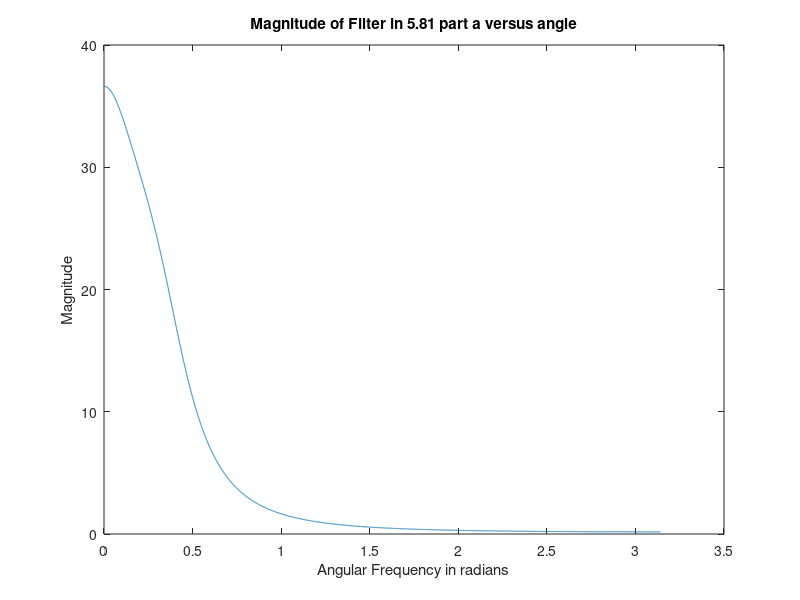
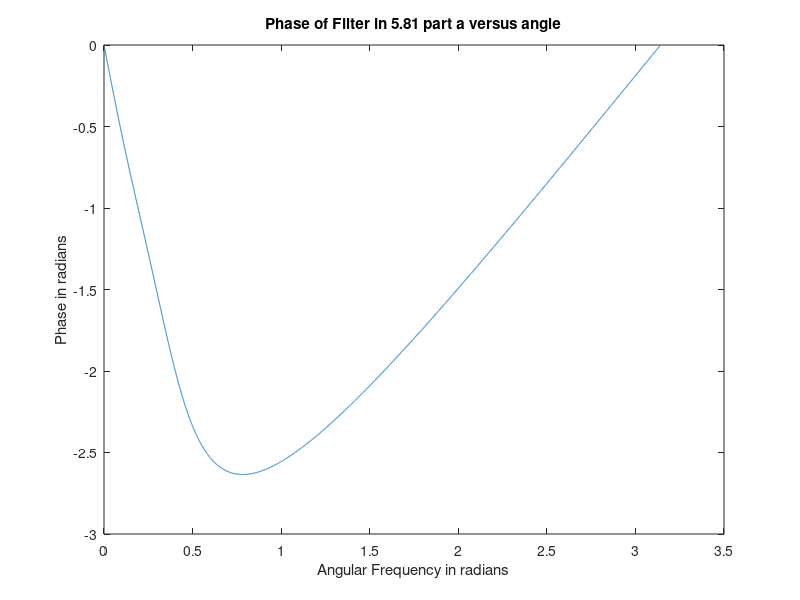
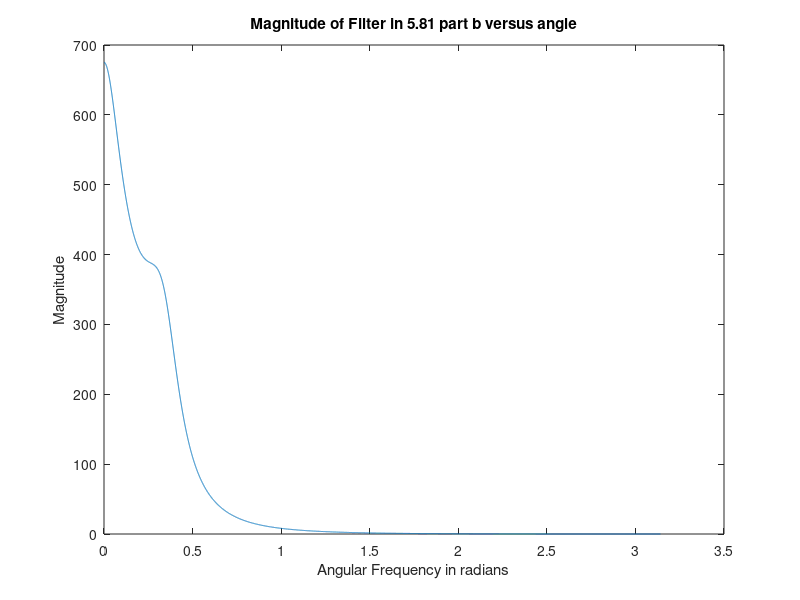
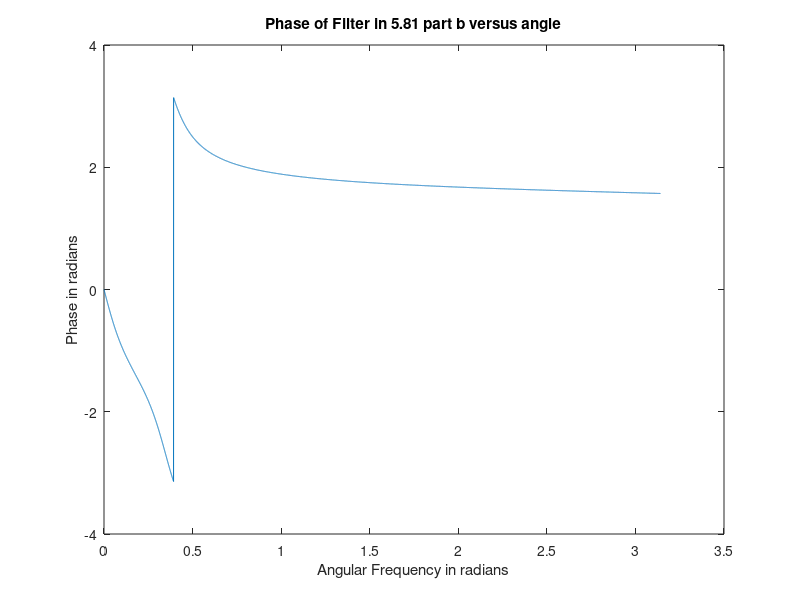

These charts were generated, in order, by the following MATLAB code:
%Author: Brian Wilcox
%Class: EECE 5666
%Date: 3/4/2017
%Problem 5.81 graphing

%Part a
%Define b, a, and N
b = [1 0 0 0];
a = [1 -2.30351 1.84281 -0.512]; 
N = 10000;

%Compute frequency response as well as magnitude and phase response
[H, w] = freqz(b,a,N);
phase = angle(H);
mag = abs(H);

b = [1 3 3 1];
a = [1 -2.59145 2.3323 -0.729]; 
N = 10000;

%Compute frequency response as well as magnitude and phase response
[H, w] = freqz(b,a,N);
figure(1);
plot(w,mag)
title('Magnitude of Filter in 5.81 part a versus angle')
xlabel('Angular Frequency in radians');
ylabel('Magnitude');

figure(2);
plot(w,phase)
title('Phase of Filter in 5.81 part a versus angle')
xlabel('Angular Frequency in radians');
ylabel('Phase in radians');


%Part b
%Define b, a, and N
phase = angle(H);
mag = abs(H);

figure(3);
plot(w,mag)
title('Magnitude of Filter in 5.81 part b versus angle')
xlabel('Angular Frequency in radians');
ylabel('Magnitude');
figure(4);
plot(w,phase)
title('Phase of Filter in 5.81 part b versus angle')
xlabel('Angular Frequency in radians');
ylabel('Phase in radians');

%For the sake of experimentation, I set r = 0.95
%Define b, a, and N
b = [1 3 3 1];
a = [1 -2.73542 2.59865 -0.857375]; 
N = 10000;

%Compute frequency response as well as magnitude and phase response
[H, w] = freqz(b,a,N);
scale = max(abs(H));
phase = angle(H);
mag = abs(H)./scale;

figure(5);
plot(w,mag)
title('Magnitude of Filter in 5.81 Experiment with r = 0.95 versus angle')
xlabel('Angular Frequency in radians');
ylabel('Magnitude');
figure(6);
plot(w,phase)
title('Phase of Filter in 5.81 Experiment with r = 0.95 versus angle')
xlabel('Angular Frequency in radians');
ylabel('Phase in radians');
